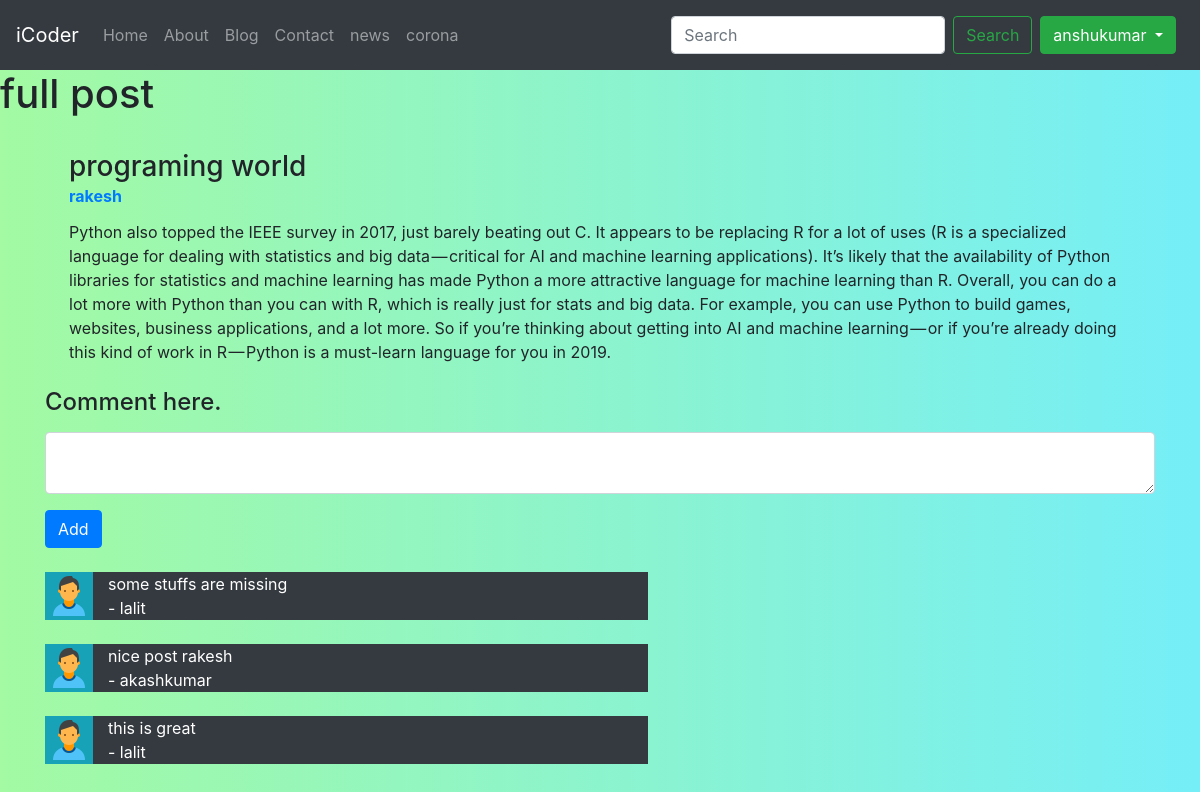
The page /blog/programming-post (signed in) on the database its author committed.
### blog/models.py (models this page shows, shortened)
class Post(models.Model):
    sno = models.AutoField(primary_key=True)
    title = models.CharField(max_length=255)
    content = models.TextField()
    author = models.CharField(max_length=13)
    slug=models.CharField(max_length=130)
    timeStamp = models.DateTimeField(blank=True)

class BlogComment(models.Model):
    sno=models.AutoField(primary_key=True)
    comment=models.TextField()
    user=models.ForeignKey(User,on_delete=models.CASCADE)
    post=models.ForeignKey(Post,on_delete=models.CASCADE)
    parent=models.ForeignKey('self',on_delete=models.CASCADE,null=True)
    timestamp=models.DateTimeField(default=now)

### blog/views.py (the view)
# urls.py: path('<str:slug>',views.fullpost,name="fullpost"),
def fullpost(request,slug):
    post=Post.objects.filter(slug=slug)
    comments=reversed(BlogComment.objects.filter(post__in=post))
    context={'post':post,'comments':comments}
    return render(request,'blog/fullpost.html',context)

### templates/blog/fullpost.html (shortened to what this page needs)
{% extends 'base.html' %}
{% block body %}
<h1>full post</h1>
{% for post in post %}
<div class="container bg-grey">
  <div class="col p-4 d-flex flex-column position-static">
    <h3 class="mb-0">{{post.title}}</h3>
    <strong class="d-inline-block mb-2 text-primary">{{post.author}}</strong>
    <p class="card-text mb-auto">{{post.content}}</p>
  </div>
</div>
{% if user.is_authenticated %}
<div class="container">
  <form action="/blog/postComment" method="POST">
    <div class="form-group">
      <label for="exampleFormControlTextarea1">
        <h4>Comment here.</h4>
      </label>
      <textarea class="form-control" id="exampleFormControlTextarea1" rows="2" name="comment"></textarea>
    </div>
    <button type="submit" class="btn btn-primary">Add</button>
  </form>
</div>
{% for i in comments %}
<div class="container my-4">
  <div class="row my-2 mx-auto">
    <div class="col-md-0 bg-info"><img src="/static/admin.png"></div>
    <div class="col-md-6 text-white bg-dark">{{i.comment}} <br>- {{i.user.username}}</div>
  </div>
</div>
{% endfor %}
{% else %}
<p>please Login to Post and view Comments</p>
{% endif %}
{% endfor %}
{% endblock body %}

### templates/base.html (shortened to what this page needs)
<!doctype html>
<html lang="en">
  <head>
    <link rel="stylesheet" href="https://stackpath.bootstrapcdn.com/bootstrap/4.4.1/css/bootstrap.min.css">
  </head>
  <body>
  <nav class="navbar navbar-expand-lg navbar-dark bg-dark">
  <a class="navbar-brand" href="/">iCoder</a>
  <div class="collapse navbar-collapse" id="navbarSupportedContent">
    <ul class="navbar-nav mr-auto">
      <li class="nav-item {% block homeactive %} {% endblock homeactive %}">
        <a class="nav-link" href="/">Home <span class="sr-only">(current)</span></a>
      </li>
      <li class="nav-item {% block aboutactive %} {% endblock aboutactive %}">
        <a class="nav-link" href="/about">About</a>
      </li>
      <li class="nav-item {% block blogactive %} {% endblock blogactive %}">
        <a class="nav-link" href="/blog">Blog</a>
      </li>
      <li class="nav-item {% block contactactive %} {% endblock contactactive %}">
        <a class="nav-link" href="/contact">Contact</a>
      </li>
      <li class="nav-item {% block newsactive %} {% endblock newsactive %}">
        <a class="nav-link" href="/news">news</a>
      </li>
      <li class="nav-item {% block coronaactive %} {% endblock coronaactive %}">
        <a class="nav-link" href="/corona">corona</a>
      </li>
    </ul>
    <form method="get" action="/search" class="form-inline my-2 my-lg-0">
      <input class="form-control mr-sm-2" type="search" placeholder="Search" aria-label="Search" name="query" id="search">
      <button class="btn btn-outline-success my-2 my-sm-0" type="submit">Search</button>
    </form>
{% if user.is_authenticated  %}
<div class="btn-group my-2 my-lg-2 mx-2">
  <button type="button" class="btn btn-success dropdown-toggle" data-toggle="dropdown" aria-haspopup="true" aria-expanded="false">
    {{request.user}}
  </button>
{% endif %}
  </div>
</nav>
    {% block body %}
    {% endblock body %}
  </body>
</html>

### templates/blog/fullpost.html (style rules this page uses)
body { background: linear-gradient(to left, rgb(117, 238, 247), rgb(163, 250, 163)); }

### rows shown on the page
Post: title "programing world", author "rakesh", content "Python also topped the IEEE survey in 2017, just barely beating out C. It appears to be replacing R for a lot of uses (R is a specialized language for dealing with statistics and big data — critical for AI and machine learning applications). It’s likely that the availability of Python libraries for statistics and machine learning has made Python a more attractive language for machine learning than R. Overall, you can do a lot more with Python than you can with R, which is really just for stats and big data. For example, you can use Python to build games, websites, business applications, and a lot more. So if you’re thinking about getting into AI and machine learning — or if you’re already…"
BlogComment: comment "some stuffs are missing", user.username "lalit"
BlogComment: comment "nice post rakesh", user.username "akashkumar"
BlogComment: comment "this is great", user.username "lalit"

### other values the page prints
{{ request.user }} "anshukumar"
